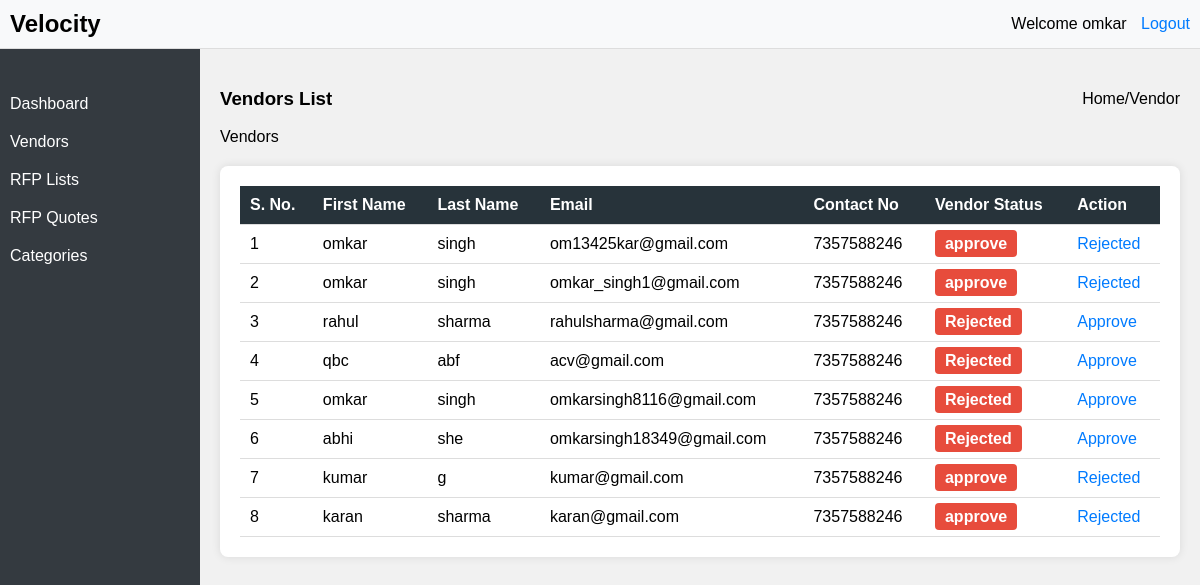
/vendor-list/ (signed in), run on the app's committed database.
### app/models.py (models this page shows, shortened)
class RFPUserDetails(AbstractUser):
    USER_TYPE_CHOICES = [
        ('vendor', 'Vendor'),
        ('admin', 'Admin'),
    ]
    user_type = models.CharField(
        max_length=10,
        choices=USER_TYPE_CHOICES,
        default='vendor',
    )

class RFPVendorDetail(models.Model):
    user = models.ForeignKey(RFPUserDetails, on_delete=models.CASCADE)
    mobile_number = models.CharField(max_length=15)
    revenue = models.IntegerField()
    no_of_employee = models.IntegerField()
    gst_number = models.CharField(max_length=20)
    pan_no = models.CharField(max_length=20)
    categories = models.ManyToManyField('RFPCategories', blank=True)
    vendor_status = models.CharField(
        max_length=10,
        choices=(('approve', 'Approve'), ('Rejected', 'Rejected')),
        default='Rejected'
    )

### app/views.py (the view)
# urls.py: path('vendor-list/', vendor_list, name='vendor_list'),
@login_required
def vendor_list(request):
    userDetails = RFPUserDetails.objects.filter(user_type='vendor')
    vendorDetails = RFPVendorDetail.objects.all()
    combined_data = []
    for user in userDetails:
        vendor_detail = vendorDetails.filter(user=user).first()  # Get the
        combined_data.append({
            'user': user,
            'vendor_detail': vendor_detail
        })
    return render(request, 'app/vendor_list.html', {'combined_data': combined_data})

### app/templates/app/vendor_list.html (shortened to what this page needs)
{% extends 'app/admin_page.html' %}
{% block content %}
{% load static %}
<link rel="stylesheet" href="{% static 'css/vendor_list.css' %}">
<div class="vendors-header-above">
     <div><h3>Vendors List</h3></div>
     <div>
         <a href="{% url 'admin_page' %}">Home</a>/<a href="">Vendor</a>
     </div>
</div>
<div>Vendors</div>
<div class="vendors-table">
    <table>
        <thead>
            <tr class="table-header">
                <th>S. No.</th>
                <th>First Name</th>
                <th>Last Name</th>
                <th>Email</th>
                <th>Contact No</th>
                <th>Vendor Status</th>
                <th>Action</th>
            </tr>
        </thead>
        <tbody>
            {% for data in combined_data %}
            <tr>
                <td>{{ forloop.counter }}</td>
                <td>{{ data.user.first_name }}</td>
                <td>{{ data.user.last_name }}</td>
                <td>{{ data.user.email }}</td>
                <td>{{ data.vendor_detail.mobile_number }}</td>
                {% if not data.vendor_detail or not data.vendor_detail.vendor_status %}
                <td></span></td>
                {% else %}
                    <td><span class="status rejected ">{{ data.vendor_detail.vendor_status }}</span></td>
                {% endif %}
                {% if data.vendor_detail and data.vendor_detail.id %}
                {% if data.vendor_detail.vendor_status == "Rejected" %}
                <td>
                    <a href="{% url 'toggle_vendor_status' data.vendor_detail.id %}" class="action-link green">Approve</a>
                </td>
                {% else %}
                <td>
                    <a href="{% url 'toggle_vendor_status' data.vendor_detail.id %}" class="action-link red">Rejected</a>
                </td>
                {% endif %}
                            {% else %}
                <td>No action available</td>
            {% endif %}
                            </tr>
            {% endfor %}
        </tbody>
    </table>
</div>
{% endblock %}

### app/templates/app/admin_page.html (shortened to what this page needs)
{% load static %}
<!DOCTYPE html>
<html lang="en">
<head>
    <link rel="stylesheet" href="{% static 'css/admin_page.css' %}">
</head>
<body>
    <div class="navbar">
        <div class="logo">Velocity</div>
        <div class="user-info">
            <span>Welcome {{ request.user.first_name}}</span>
            <a href="{% url 'logout' %}">Logout</a>
        </div>
    </div>
    <div class="container">
        <div class="sidebar">
            <ul>
                <li><a href="{% url 'admin_page' %}">Dashboard</a></li>
                <li><a href="{% url 'vendor_list' %}">Vendors</a></li>
                <li><a href="{% url 'rfp_list' %}">RFP Lists</a></li>
                <li><a href="{% url 'rfp_quotes' %}">RFP Quotes</a></li>
                <li><a href="{% url 'category' %}">Categories</a></li>
            </ul>
        </div>
        <div class="content">
            {% block content %}{% endblock %}
        </div>
    </div>
</body>
</html>

### static/css/admin_page.css (style rules this page uses)
body { margin: 0; font-family: Arial, sans-serif; }
.navbar { background-color: #f8f9fa; padding: 10px; display: flex; justify-content: space-between; align-items: center; border-bottom: 1px solid #ddd; }
.logo { font-size: 24px; font-weight: bold; }
.user-info a { margin-left: 10px; text-decoration: none; color: #007bff; }
.container { display: flex; }
.sidebar { width: 200px; background-color: #343a40; color: #fff; height: 100vh; padding-top: 20px; }
.sidebar ul { list-style-type: none; padding: 0; }
.sidebar ul li { padding: 10px; text-align: left; }
.sidebar ul li a { color: #fff; text-decoration: none; display: block; }
.content { flex-grow: 1; padding: 20px; background-color: #f1f1f1; }

### data on the page
RFPUserDetails: user.first_name "omkar", user.last_name "singh", user.email "om13425kar@gmail.com", vendor_detail.mobile_number "7357588246", vendor_detail.vendor_status "approve", shows "Rejected"
RFPUserDetails: user.first_name "omkar", user.last_name "singh", user.email "omkar_singh1@gmail.com", vendor_detail.mobile_number "7357588246", vendor_detail.vendor_status "approve", shows "Rejected"
RFPUserDetails: user.first_name "rahul", user.last_name "sharma", user.email "rahulsharma@gmail.com", vendor_detail.mobile_number "7357588246", vendor_detail.vendor_status "Rejected", shows "Approve"
RFPUserDetails: user.first_name "qbc", user.last_name "abf", user.email "acv@gmail.com", vendor_detail.mobile_number "7357588246", vendor_detail.vendor_status "Rejected", shows "Approve"
RFPUserDetails: user.first_name "omkar", user.last_name "singh", user.email "omkarsingh8116@gmail.com", vendor_detail.mobile_number "7357588246", vendor_detail.vendor_status "Rejected", shows "Approve"
RFPUserDetails: user.first_name "abhi", user.last_name "she", user.email "omkarsingh18349@gmail.com", vendor_detail.mobile_number "7357588246", vendor_detail.vendor_status "Rejected", shows "Approve"
RFPUserDetails: user.first_name "kumar", user.last_name "g", user.email "kumar@gmail.com", vendor_detail.mobile_number "7357588246", vendor_detail.vendor_status "approve", shows "Rejected"
RFPUserDetails: user.first_name "karan", user.last_name "sharma", user.email "karan@gmail.com", vendor_detail.mobile_number "7357588246", vendor_detail.vendor_status "approve", shows "Rejected"
